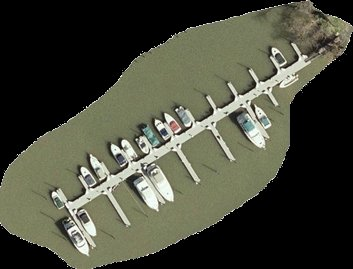
#> input picture project/boatsmall.jpg, 353 x 269 px
$ python -i superres.py   (imports and definitions only)   (Python 2 division)
#> lines starting #> are read from the running program, lines starting #| are printed output that depends on the picture
### util/sophia.py
# -*- coding: utf-8 -*-
# sophia.py  (Greek for knowledge)
# 13 Sept 2011
# J. M. Kinser

from numpy import arctan, arctan2, array, convolve, cos, fromstring
from numpy import indices, pi, ravel, sin, sqrt, uint8, zeros
from scipy.ndimage import map_coordinates
from scipy.signal import cspline2d
from scipy import fftpack
import Image

## ###########  Image Conversion ############

# convert an array to an image
# [22 lines left out: functions a2i, a2if, i2a, not called in this run]

def i2a( mg ):
    H,V = mg.size
#> H = 353; V = 269
    d = fromstring( mg.tostring(), uint8)
    d = d.reshape( (V,H) )
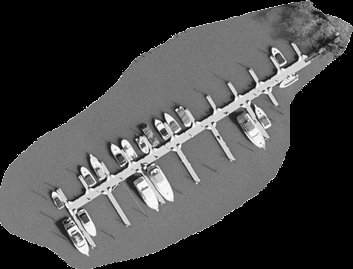
#> d: shape (269, 353); min 0, max 255, mean 70.6
    return d

## ############### PLOTTING #############
# [73 lines left out: functions PlotSave, PlotRead, Circle, Wedge, not called in this run]

## ### ###  MEtrics ### ###

def Distance( p1, p2 ):
    a = p1-p2
    return sqrt( (a**2).sum() )

# For images with localized regions: use scipy labels and ...
# scipy.ndimage.measurements.standard_deviation
# scipy.ndimage.measurements.variance
# [124 lines left out: functions LocalStdDev, RPolar, IRPolar, Barrel, Swap, Correlate and 1 more, not called in this run]

### project/superres.py
import os, sys, scipy, numpy, Image, sophia, operator
from numpy import sum, sqrt, zeros, array

# [174 lines left out: functions main_patch_test, main_slsqp, main_lstsq, main_nnls, main_ampl, writeAmplData and 3 more, not called in this run]


def loadImage( path, crop=None ):
  """
  Loads the image at the provided path, crops it, and returns a matrix
  representation of the image converted to grayscale.
  """

  if crop:
    return sophia.i2a( Image.open( findFile( path ) ).crop( crop ).convert( 'L' ) )
  else:
    return sophia.i2a( Image.open( findFile( path ) ).convert( 'L' ) )


# [218 lines left out: functions nearestNeighborZoom, bilinearZoom, patchSimilarityZoom, evaluateSubPixelOffset, getPatchFromCoords, createGaussianKernel, not called in this run]

def displayPatch( mat, patch ):
  """Display a rectangular subsection of the given image matrix."""
  sophia.a2i( mat[ patch[1]:patch[3], patch[0]:patch[2] ] ).show()

# [74 lines left out: functions displayPatches, scorePatches, scorePatch, not called in this run]


# inspired by: http://dotnot.org/blog/archives/2004/03/06/find-a-file-in-pythons-path/
# I wanted a way to automatically find the named image file in the same way python finds imported modules (similar to seaching for resources on the Java classpath)
def findFile( name ):
  for directory in sys.path:
    potential = os.path.join( directory, name )
    if os.path.isfile( potential ):
      return potential

# [2 lines not run here, left out]

>>> result = loadImage('boatsmall.jpg')
